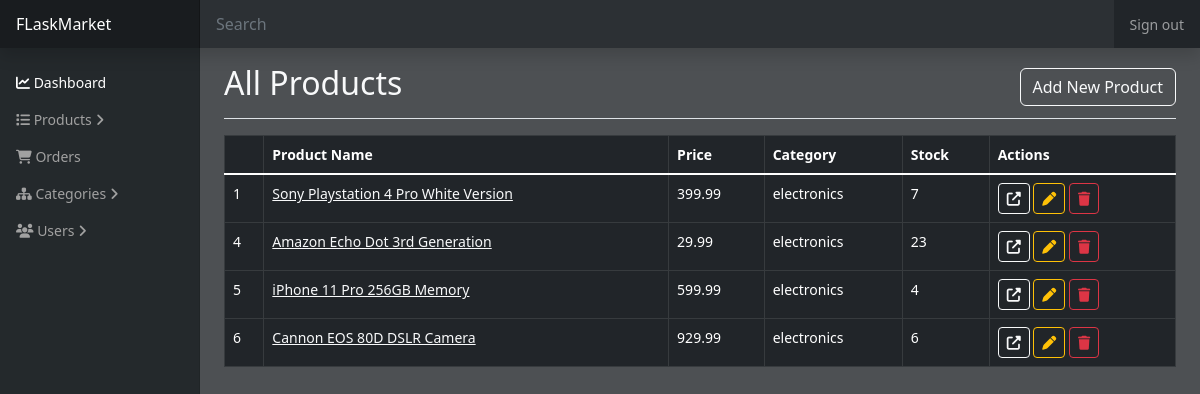
/admin/products/ (signed in), run on the app's committed database.
### website/models.py (models this page shows)
class Product(db.Model):
    id = db.Column(db.Integer, primary_key=True)
    name = db.Column(db.String(150))
    price = db.Column(db.Float)
    description = db.Column(db.String(3200))
    image = db.Column(db.String(255))
    category = db.Column(db.String(150))
    stock = db.Column(db.Integer)
    rating = db.Column(db.Float)
    timestamp = db.Column(db.DateTime(timezone=True), default=db.func.now())
    owner = db.Column(db.Integer, db.ForeignKey('user.id'))

### website/views.py (the view)
@views.route('/admin/products/')
@login_required
def admin_products():
    products = Product.query.all()
    return render_template("admin/products.html", products=products)

### website/__init__.py (called while the page is built)
def create_app():
    app = Flask(__name__)
    app.config['SECRET_KEY'] = 'secret-key-goes-here'
    app.config['SQLALCHEMY_DATABASE_URI'] = f'sqlite:///{DB_NAME}'
    db.init_app(app)
    from .views import views
    from .auth import auth
    app.register_blueprint(views, url_prefix='/')
    app.register_blueprint(auth, url_prefix='/')
    from .models import User
    create_database(app)
    login_manager = LoginManager()
    login_manager.login_view = 'auth.login'
    login_manager.init_app(app)
    @login_manager.user_loader
    def load_user(id):
        return User.query.get(int(id))
    return app

### website/templates/admin/products.html (shortened to what this page needs)
{% extends 'admin/base.html' %}
{% block content %}
<div class="d-flex justify-content-between flex-wrap flex-md-nowrap align-items-center pt-3 pb-2 mb-3 border-bottom">
    <h1 class="h2">All Products</h1>
    <a href="/admin/products/new" class="btn btn-outline-light">
        Add New Product
    </a>
</div>
<table class="table table-dark table-bordered rounded">
    <thead>
        <tr>
            <th></th>
            <th>Product Name</th>
            <th>Price</th>
            <th>Category</th>
            <th>Stock</th>
            <th>Actions</th>
        </tr>
    </thead>
    <tbody class="table-group-divider">
        {% for product in products %}
        <tr>
            <td>{{product.id}}</td>
            <td><a class="link-light" href="{{ product.id }}">{{ product.name }}</a></td>
            <td>{{ product.price }}</td>
            <td>{{ product.category }}</td>
            <td>{{ product.stock }}</td>
            <td>
                <a href="/products/{{ product.id }}" target="_blank" class="btn btn-sm btn-outline-light"><i
                        class="fas fa-up-right-from-square"></i></a>
                <a href="/admin/products/{{ product.id }}/edit" class="btn btn-sm btn-outline-warning"><i
                        class="fas fa-pen"></i></a>
                <a class="btn btn-sm btn-outline-danger" onclick="delProduct('{{ product.id }}')">
                    <i class="fas fa-trash"></i>
                </a>
            </td>
        </tr>
        {% endfor %}
    </tbody>
</table>
{% endblock %}

### website/static/dashboard.css (style rules this page uses)
body { font-size: 0.875rem; }

### data on the page
Product: id "1", name "Sony Playstation 4 Pro White Version", price "399.99", category "electronics", stock "7"
Product: id "4", name "Amazon Echo Dot 3rd Generation", price "29.99", category "electronics", stock "23"
Product: id "5", name "iPhone 11 Pro 256GB Memory", price "599.99", category "electronics", stock "4"
Product: id "6", name "Cannon EOS 80D DSLR Camera", price "929.99", category "electronics", stock "6"
